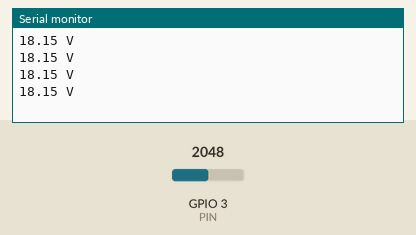
Simulated run of this sketch. Board: ESP32-C3. Parts: the last lines printed to the serial monitor. The inputs (shaded band) are chosen by the test bench; at power-on: GPIO 3 (PIN) = 2048.

Above: at 1.2 s.
1.3 s: GPIO 3 (PIN) set to 2866
At 1.7 s:
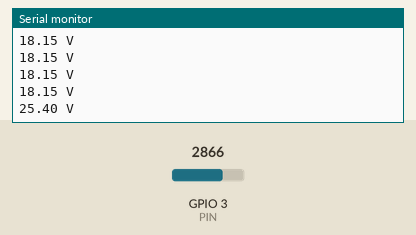
2.8 s: GPIO 3 (PIN) set to 3603
At 2.95 s:
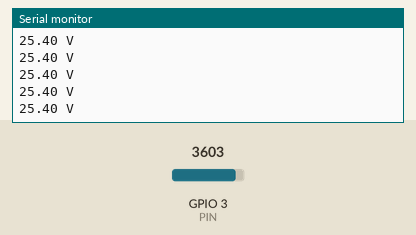
Timing chart, 0 to 5.8 s (numbered marks = the images above; inputs shaded):
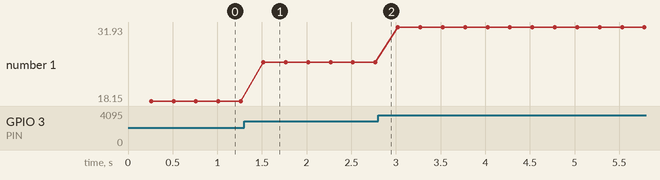

The sketch:

voltmeter.ino
```cpp
// ESP32-C3 voltmeter for setting the MT3608 boost converter.
// Divider: Vin -> 100k -> GPIO3 -> 10k -> GND. Reads 0-28 V.
// Shows the reading on Wi-Fi AP "lamp-voltmeter" (open http://192.168.4.1) and on USB serial.
#include <WiFi.h>
#include <WebServer.h>

const int PIN = 3;               // ADC1_CH3, not a strapping pin
const float RATIO = 110.0 / 10.0; // (100k + 10k) / 10k
WebServer server(80);
float volts = 0;

float readVolts() {
  uint32_t sum = 0;
  for (int i = 0; i < 64; i++) sum += analogReadMilliVolts(PIN);
  return sum / 64.0 / 1000.0 * RATIO;
}

void setup() {
  Serial.begin(115200);
  analogSetPinAttenuation(PIN, ADC_11db);
  WiFi.softAP("lamp-voltmeter");
  WiFi.setTxPower(WIFI_POWER_8_5dBm); // SuperMini antenna fix
  server.on("/", [] {
    server.send(200, "text/html",
      "<meta name=viewport content='width=device-width'><meta http-equiv=refresh content=1>"
      "<body style='font:bold 22vw system-ui;text-align:center;margin-top:30vh'>" +
      String(volts, 2) + " V</body>");
  });
  server.begin();
}

void loop() {
  static uint32_t last = 0;
  server.handleClient();
  if (millis() - last > 250) {
    last = millis();
    volts = readVolts();
    Serial.printf("%.2f V\n", volts);
  }
}
```

Measured:
- after the input at 1.3 s, the serial monitor: prints a new line after 0.21 s (image 1)
- plotted number 1: 18.15 → 25.4 after the input at 1.3 s, 25.4 → 31.93 after the input at 2.8 s
